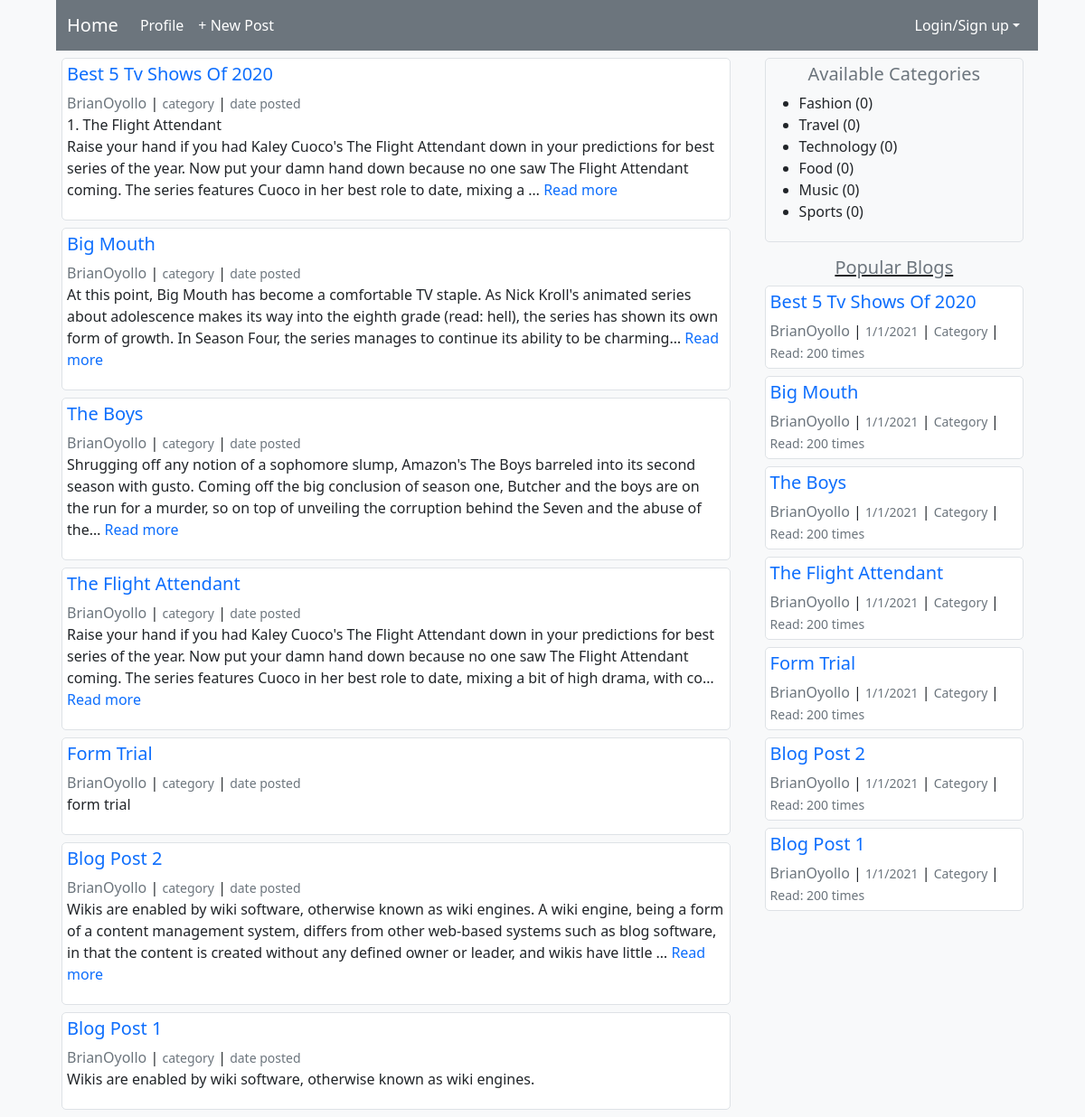
The page / on the database its author committed.
### blog/models.py (models this page shows, shortened)
class Post(models.Model):
    title = models.CharField(max_length=200)
    author = models.ForeignKey('auth.User', on_delete=models.CASCADE)
    body = models.TextField()

### blog/views.py (the view)
# urls.py: path('', HomePageView.as_view(), name='home-page'),
class HomePageView(ListView):
    model = Post
    template_name = 'blog/home.html'
    context_object_name = 'all_blog_posts'
    ordering = ['-id']

### blog/templates/blog/home.html
{% extends 'blog/base.html' %}
{% block posts %}
    {% for post in all_blog_posts %}
        <div class="post-item border bg-white ">
            <a href="{% url 'post-detail' post.id %}"><h5>{{ post.title|title }}</h5></a>
            <a class=" text-muted" href="#">{{ post.author }}</a> | <small class="text-muted">category</small> | <small class="text-muted">date posted</small>
            {% if post.body|length > 280 %}
                <p style="white-space: pre-wrap; word-break: break-word">{{ post.body|truncatechars:280 }} <a href="{% url 'post-detail' post.id %}">Read more</a> </p>
            {% else %}
                <p style="word-break: break-word;  white-space: pre-wrap">{{ post.body }}</p>
            {% endif %}
        </div>
    {% endfor %}
{% endblock posts %}

### blog/templates/blog/base.html (shortened to what this page needs)
{% load static %}
<!DOCTYPE html>
<html lang="en">
<head>
    <link href="https://cdn.jsdelivr.net/npm/bootstrap@5.0.0-beta1/dist/css/bootstrap.min.css" rel="stylesheet">
    <link rel="stylesheet" type="text/css" href="{% static 'blog/main.css' %}">
</head>
<body class="bg-light">
<nav class="navbar navbar-expand-lg navbar-dark bg-secondary">
  <div class="container-fluid">
    <a class="navbar-brand" href="{% url 'home-page' %}">Home</a>
      {% if user.is_authenticated %}
          <div class="collapse navbar-collapse fw-bold" id="navbarSupportedContent">
              <ul class="navbar-nav me-auto mb-2 mb-lg-0">
                  <li class="nav-item">
                      <a class="nav-link active" aria-current="page" href="{% url 'user-profile' %}">{{ user.username }}</a>
                  </li>
                  <li class="nav-item">
                      <a class="nav-link active" href="{% url 'new-post' %}">+ New Post</a>
                  </li>
              </ul>
              <ul class="navbar-nav d-flex justify-content-end mb-2 mb-lg-0">
                  <li class="nav-item dropdown">
                      <a class="nav-link active dropdown-toggle" href="#" id="navbarDropdown" role="button"
                         data-bs-toggle="dropdown" aria-expanded="false">
                          Dropdown
                      </a>
                      <ul class="dropdown-menu" aria-labelledby="navbarDropdown">
                          <li><a class="dropdown-item" href="{% url 'user-profile' %}">Profile</a></li>
                          <li><a class="dropdown-item" href="{% url 'logout'  %} ">Logout</a></li>
                      </ul>
                  </li>
              </ul>
          </div>
      {% else %}
          <div class="collapse navbar-collapse" id="navbarSupportedContent">
              <ul class="navbar-nav me-auto mb-2 mb-lg-0">
                  <li class="nav-item">
                      <a class="nav-link active" aria-current="page" href="{% url 'user-profile' %}">Profile</a>
                  </li>
                  <li class="nav-item">
                      <a class="nav-link active" href="{% url 'new-post' %}">+ New Post</a>
                  </li>
              </ul>
             <ul class="navbar-nav d-flex justify-content-end mb-2 mb-lg-0">
                  <li class="nav-item dropdown">
                      <a class="nav-link active dropdown-toggle font-italic" href="#" id="navbarDropdown" role="button"
                         data-bs-toggle="dropdown" aria-expanded="false">Login/Sign up</a>
                  </li>
              </ul>
          </div>
      {% endif %}
  </div>
</nav>
    <div class="main-content">
         {% block posts %}
         {% endblock posts %}
    </div>
    <div class="side-content">
    {% block trial %}
         <div class="categories border">
             <h5 class="text-center text-muted">Available Categories</h5>
             <ul>
                 <li>Fashion (0)</li>
                 <li>Travel (0)</li>
                 <li>Technology (0)</li>
                 <li>Food (0)</li>
                 <li>Music (0)</li>
                 <li>Sports (0)</li>
             </ul>
         </div>
        <div class="popular-posts mt-3">
                <U><h5 class="text-center text-muted">Popular Blogs</h5></U>
                {% for item in all_blog_posts %}
                    <div class="post-item border bg-white ">
                        <a href="{% url 'post-detail' item.id %}"><h5>{{ item.title|title }}</h5></a>
                        <a class=" text-muted" href="#">{{ item.author }}</a> | <small class="text-muted">1/1/2021</small> | <small class="text-muted"> Category </small> | <small class="text-muted"> Read: 200 times</small>
                    </div>
                {% endfor %}
            {% endblock trial %}
        </div>
    </div>
</body>
</html>

### blog/static/blog/main.css (style rules this page uses)
body { margin-left: 5%; margin-right:5%; }
a { text-decoration: none; }
nav { margin-left: 2px; margin-right: -8px; }
.main-content { float:left; width: 70%; overflow: auto; }
.side-content { float: right; width: 28%; }
.post-item { margin:8px; overflow: auto; padding: 5px; border-radius: 5px; }
.categories { margin:8px; overflow: auto; padding: 5px; border-radius: 5px; }

### rows shown on the page
Post: title "Best 5 Tv Shows Of 2020", author "BrianOyollo", body "1. The Flight Attendant Raise your hand if you had Kaley Cuoco's The Flight Attendant down in your predictions for best series of the year. Now put your damn hand down because no one saw The Flight Attendant coming. The series features Cuoco in her best role to date, mixing a …"
Post: title "Big Mouth", author "BrianOyollo", body "At this point, Big Mouth has become a comfortable TV staple. As Nick Kroll's animated series about adolescence makes its way into the eighth grade (read: hell), the series has shown its own form of growth. In Season Four, the series manages to continue its ability to be charming…"
Post: title "The Boys", author "BrianOyollo", body "Shrugging off any notion of a sophomore slump, Amazon's The Boys barreled into its second season with gusto. Coming off the big conclusion of season one, Butcher and the boys are on the run for a murder, so on top of unveiling the corruption behind the Seven and the abuse of the…"
Post: title "The Flight Attendant", author "BrianOyollo", body "Raise your hand if you had Kaley Cuoco's The Flight Attendant down in your predictions for best series of the year. Now put your damn hand down because no one saw The Flight Attendant coming. The series features Cuoco in her best role to date, mixing a bit of high drama, with co…"
Post: title "Form Trial", author "BrianOyollo", body "form trial"
Post: title "Blog Post 2", author "BrianOyollo", body "Wikis are enabled by wiki software, otherwise known as wiki engines. A wiki engine, being a form of a content management system, differs from other web-based systems such as blog software, in that the content is created without any defined owner or leader, and wikis have little …"
Post: title "Blog Post 1", author "BrianOyollo", body "Wikis are enabled by wiki software, otherwise known as wiki engines."
